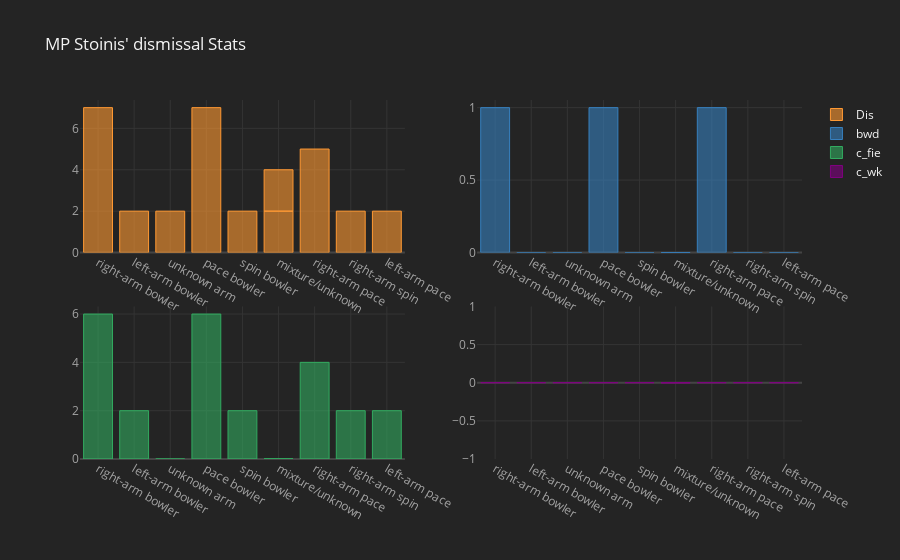

Notebook source saved alongside this figure:
### Code cell
dismissal_stats( DC_batsmen_dismissal_summary[DC_batsmen_dismissal_summary.batsman == "MP Stoinis"], "MP Stoinis' dismissal Stats")
DC_batsmen_dismissal_summary[DC_batsmen_dismissal_summary.batsman == "MP Stoinis"]

### Figure 1 — Plotly figure (JSON) as saved in the notebook; plotly's stock layout.template omitted (floating-point values rounded to 4 significant figures)
{"data": [{"marker": {"color": "rgba(255, 153, 51, 0.6)", "line": {"color": "rgba(255, 153, 51, 1.0)", "width": 1}}, "name": "Dis", "orientation": "v", "text": "", "type": "bar", "x": ["right-arm bowler", "left-arm bowler", "unknown arm", "pace bowler", "spin bowler", "mixture/unknown", "right-arm pace", "right-arm spin", "left-arm pace", "mixture/unknown"], "xaxis": "x", "y": [7, 2, 2, 7, 2, 2, 5, 2, 2, 2], "yaxis": "y"}, {"marker": {"color": "rgba(55, 128, 191, 0.6)", "line": {"color": "rgba(55, 128, 191, 1.0)", "width": 1}}, "name": "bwd", "orientation": "v", "text": "", "type": "bar", "x": ["right-arm bowler", "left-arm bowler", "unknown arm", "pace bowler", "spin bowler", "mixture/unknown", "right-arm pace", "right-arm spin", "left-arm pace", "mixture/unknown"], "xaxis": "x2", "y": [1, 0, 0, 1, 0, 0, 1, 0, 0, 0], "yaxis": "y2"}, {"marker": {"color": "rgba(50, 171, 96, 0.6)", "line": {"color": "rgba(50, 171, 96, 1.0)", "width": 1}}, "name": "c_fie", "orientation": "v", "text": "", "type": "bar", "x": ["right-arm bowler", "left-arm bowler", "unknown arm", "pace bowler", "spin bowler", "mixture/unknown", "right-arm pace", "right-arm spin", "left-arm pace", "mixture/unknown"], "xaxis": "x3", "y": [6, 2, 0, 6, 2, 0, 4, 2, 2, 0], "yaxis": "y3"}, {"marker": {"color": "rgba(128, 0, 128, 0.6)", "line": {"color": "rgba(128, 0, 128, 1.0)", "width": 1}}, "name": "c_wk", "orientation": "v", "text": "", "type": "bar", "x": ["right-arm bowler", "left-arm bowler", "unknown arm", "pace bowler", "spin bowler", "mixture/unknown", "right-arm pace", "right-arm spin", "left-arm pace", "mixture/unknown"], "xaxis": "x4", "y": [0, 0, 0, 0, 0, 0, 0, 0, 0, 0], "yaxis": "y4"}], "layout": {"legend": {"bgcolor": "#242424", "font": {"color": "#F4F4F4"}}, "paper_bgcolor": "#242424", "plot_bgcolor": "#242424", "title": {"font": {"color": "#F4F4F4"}, "text": "MP Stoinis' dismissal Stats"}, "xaxis": {"anchor": "y", "domain": [0, 0.45], "gridcolor": "#343434", "showgrid": true, "tickfont": {"color": "#A4A4A4"}, "title": {"font": {"color": "#A4A4A4"}, "text": ""}, "zerolinecolor": "#444444"}, "xaxis2": {"anchor": "y2", "domain": [0.55, 1], "gridcolor": "#343434", "showgrid": true, "tickfont": {"color": "#A4A4A4"}, "title": {"font": {"color": "#A4A4A4"}, "text": ""}, "zerolinecolor": "#444444"}, "xaxis3": {"anchor": "y3", "domain": [0, 0.45], "gridcolor": "#343434", "showgrid": true, "tickfont": {"color": "#A4A4A4"}, "title": {"font": {"color": "#A4A4A4"}, "text": ""}, "zerolinecolor": "#444444"}, "xaxis4": {"anchor": "y4", "domain": [0.55, 1], "gridcolor": "#343434", "showgrid": true, "tickfont": {"color": "#A4A4A4"}, "title": {"font": {"color": "#A4A4A4"}, "text": ""}, "zerolinecolor": "#444444"}, "yaxis": {"anchor": "x", "domain": [0.575, 1], "gridcolor": "#343434", "showgrid": true, "tickfont": {"color": "#A4A4A4"}, "title": {"font": {"color": "#A4A4A4"}, "text": ""}, "zerolinecolor": "#444444"}, "yaxis2": {"anchor": "x2", "domain": [0.575, 1], "gridcolor": "#343434", "showgrid": true, "tickfont": {"color": "#A4A4A4"}, "title": {"font": {"color": "#A4A4A4"}, "text": ""}, "zerolinecolor": "#444444"}, "yaxis3": {"anchor": "x3", "domain": [0, 0.425], "gridcolor": "#343434", "showgrid": true, "tickfont": {"color": "#A4A4A4"}, "title": {"font": {"color": "#A4A4A4"}, "text": ""}, "zerolinecolor": "#444444"}, "yaxis4": {"anchor": "x4", "domain": [0, 0.425], "gridcolor": "#343434", "showgrid": true, "tickfont": {"color": "#A4A4A4"}, "title": {"font": {"color": "#A4A4A4"}, "text": ""}, "zerolinecolor": "#444444"}}}
